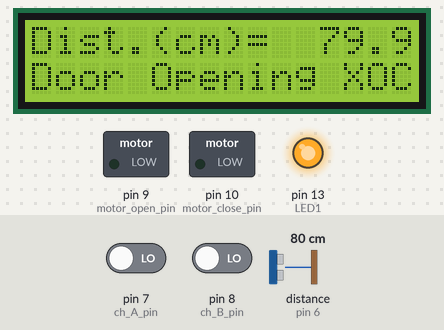
The sketch below on a simulated Arduino Uno, built with avr-gcc and run on an emulated ATmega328P. Parts: 16×2 character LCD, switched loads named in the sketch (green lamp = pin HIGH), output pins drawn as LEDs (lit = HIGH). The inputs (shaded band) are chosen by the test bench; at power-on: distance to the obstacle (sensor on pin 6) 80 cm, pin 7 (ch_A_pin) LOW, pin 8 (ch_B_pin) LOW. The echo pulse lasts 58.3 µs per cm; what the sketch prints to the serial monitor is not drawn.

Above: at 1.2 s.
1.3 s: distance to the obstacle (sensor on pin 6) set to 9 cm
At 2.01 s:
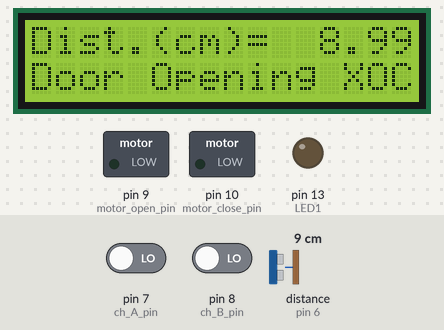
3.2 s: distance to the obstacle (sensor on pin 6) set to 7 cm
At 3.94 s:
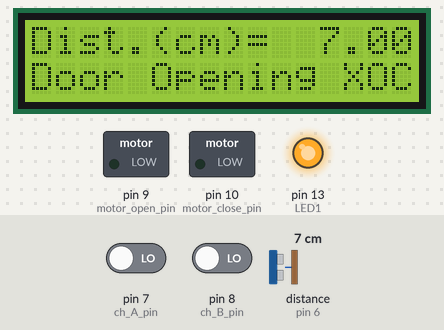
5.1 s: distance to the obstacle (sensor on pin 6) set to 4 cm
At 5.87 s:
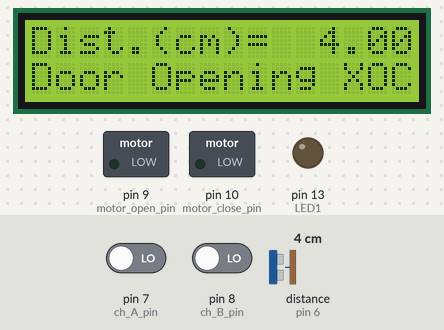
7.0 s: pin 7 (ch_A_pin) driven HIGH and pin 8 (ch_B_pin) driven HIGH
10.0 s: distance to the obstacle (sensor on pin 6) set to 120 cm
At 10.69 s:
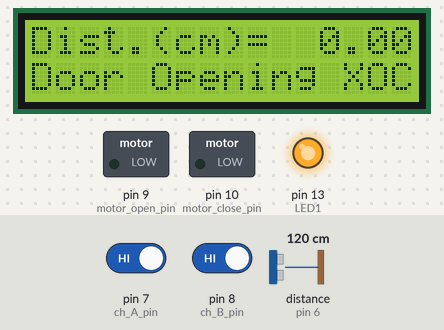
11.9 s: pin 7 (ch_A_pin) driven LOW
Timing chart, 0 to 14.4 s (numbered marks = the images above; inputs shaded):
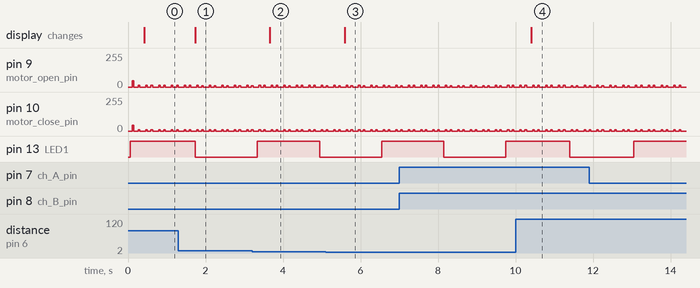

Measured:
- the behaviour switches between 6 and 5 cm on distance to the obstacle (sensor on pin 6) (found by bisection; images 2 and 3)
- after the input at 1.3 s, the display: changes after 0.43 s (image 1)
- after the input at 3.2 s, the display: changes after 0.46 s (image 2)
- after the input at 5.1 s, the display: changes after 0.49 s (image 3)
- after the input at 10.0 s, the display: changes after 0.40 s (image 4)
- by itself, pin 10 (motor_close_pin): repeats every 0.32 s: 0/255 0.15 s, 11/255 0.04 s, 0/255 0.09 s, 11/255 0.04 s

The sketch:

Final_Version_1_rev_006.ino
```cpp
// Michael Calixto
/* Version 1. Here's the testing for
 *  Heartbeat LED
 *  Ultrasonic
 *  LCD Display
 *  Motor
 *  Encoder
 */

// Libraries
  #include <LiquidCrystal.h> // Library for LCD Display
  #include <NewPing.h> // Library for Ultrasonic Sensor

// Input Pins
  // LED Heartbeat
    const int LED1=13;

  // Pins for Ultrasonic
    #define Trigger_Pin 6 // Insert in pin 6
    #define Echo_Pin 6  // Insert in pin 6
    #define Max_Distance 100 // Maximum Distance for Sensor to read

  // Pins for LCD
    LiquidCrystal lcd(12, 11, 5, 4, 3, 2);

  // Pins for Motor
    #define motor_open_pin 9
    #define motor_close_pin 10

  // Encoder
    #define ch_A_pin 7
    #define ch_B_pin 8

  // Timers Statements
    unsigned long int Ultrasonic_timer1;
    unsigned long int LCD_timer2;
    unsigned long int door_control_timer3;
    unsigned long int update_encoder_timer_in_ms_timer4;
    unsigned long int print_timer5;
    unsigned long int Heartbeat_timer6;

  // Door Statement
    int door_state = 0;
    void door_state_0(void);
    void door_state_1(void);
    void door_state_2(void);
    void door_state_3(void);

  // void Statements
    void Heartbeat(void);
    void ultrasonic(void);
    void update_lcd(void);
    void door_control(void);
    void read_encoder(void);
    void timers(void);

  // void Status for Door
    void motor_open_door(void);
    void motor_close_door(void);
    void motor_stop(void);


  // Ultrasonic Sensor Reading Values
    NewPing sonar(Trigger_Pin, Echo_Pin, Max_Distance);
    float duration_sensor, distance, user;

  // Ultrasonic Average Values
    int iterations = 5;

  // Door status
    int is_door_closed(void);
    int is_door_open(void);
    int is_user_detected(void);

  // Encoder readings
    unsigned int encoder_state = 0;
    unsigned long encoder_pulse_duration_in_ms;
    unsigned int motor_position = 0;

// put your setup code here, to run once:
void setup()
{
  // Heartbeat LED
    pinMode(LED1,OUTPUT);

  // Read from Ultrasonic
    Serial.begin(9600);

  // LCD First Line statement
    lcd.begin(16,2);
    lcd.print(distance);

   // Motor Outputs
    pinMode(motor_open_pin,OUTPUT);
    pinMode(motor_close_pin,OUTPUT);

   // Encoder Inputs
    pinMode(ch_A_pin,INPUT);
    pinMode(ch_B_pin,INPUT);
}

// put your main code here, to run repeatedly:
void loop()
{

  ultrasonic();
  update_lcd();
  door_control();
  read_encoder();
  Heartbeat();
  timers();

}
// Program for Ultrasonic
void ultrasonic()
{
  if(Ultrasonic_timer1>=1)
  {
    Ultrasonic_timer1=0;
    duration_sensor = sonar.ping_median(iterations);
    distance = (duration_sensor/2)*0.0343;
    Serial.print("Distance = ");
    user=distance;
    if (distance>=100 || distance <= 5)
    {
      Serial.println("Not In Range");
      is_user_detected == 0;
    }
    else
    {
      Serial.print(distance);
      Serial.println(" cm");
      is_user_detected == 1;
    }
  }
}
// Program for LCD
void update_lcd()
{
  if(LCD_timer2>=2)
  {
    LCD_timer2=0;
     lcd.begin(16,2);

     lcd.print("Dist.(cm)=  ");
     lcd.print(distance);

     // Status for Door
      lcd.setCursor(0,1);
      lcd.print("Door ");

      // Added cases ****
      switch(door_state)
      {
        case 0:// closed
        lcd.setCursor(5,2);
        lcd.print("Closed ");
        break;

        case 1: // opening
        lcd.setCursor(5,2);
        lcd.print("Opening");
        break;

        case 2: // open
        lcd.setCursor(5,2);
        lcd.print("Open   ");
        break;

        case 3: // closing
        lcd.setCursor(5,2);
        lcd.print("Closing");
        break;
      }

      lcd.setCursor(13,1);
      if(is_user_detected() == 1)
        lcd.print("X");
      else
      lcd.print("-");

      lcd.setCursor(14,1);
      if(is_door_open() ==1)
      lcd.print("O");
      else
      lcd.print("-");

      lcd.setCursor(15,1);
      if(is_door_closed() == 1)
      lcd.print("C");
      else
      lcd.print("-");


      /*
      if (is_door_closed == 1)
      {
        lcd.setCursor(8,14);
        lcd.print("C");
      }
      if (is_door_open == 1)
      {
        lcd.setCursor(8,14);
        lcd.print("O");
      }
      if (is_user_detected == 1)
      {
        lcd.setCursor(8,14);
        lcd.print("X");
      }

     */

  }
}

// READ ENCODER
void read_encoder(void)
{
  static int encoder_case;
  int encoder_case_temp = 0;

  if(digitalRead(ch_A_pin))
    encoder_case_temp+=1;
  if(digitalRead(ch_B_pin))
    encoder_case_temp+=2;
  /*
    if(encoder_case != encoder_case_temp)
    {
      Serial.print("case = ");
      Serial.print(encoder_case_temp);
      Serial.print("  position = ");
      Serial.println(motor_position);
    }

*/
  switch(encoder_case)
  {
    case 0:
      if(encoder_case_temp == 2)
        motor_position--;
      if(encoder_case_temp == 1)
        motor_position++;
      break;
    case 1:
      if(encoder_case_temp == 0)
        motor_position--;
      if(encoder_case_temp == 3)
        motor_position++;
      break;
        case 3:
      if(encoder_case_temp == 1)
        motor_position--;
      if(encoder_case_temp == 2)
        motor_position++;
      break;

    case 2:
      if(encoder_case_temp == 3)
        motor_position--;
      if(encoder_case_temp == 0)
        motor_position++;
      break;

  }


  encoder_case = encoder_case_temp;
}

// Question: Is the door closed?
int is_door_closed(void)
{
  // Do this
 motor_close_door();
 return 1;
}
// Question: Is door open?
int is_door_open(void)
{

  // Do This
 motor_open_door();
 return 1;
}
// Question: Is the User Detected?

int is_user_detected (void)
{
  motor_stop();
  return 1;
}


// Door Control
void door_control(void)
{
  switch(door_state)
  {
    case 0:  // close

      motor_stop();
      if(is_user_detected() == 1);
      {

        // go to opening state
          door_state = 1;
          // This is added
          motor_open_door == 1;


      }
      break;

     case 1:  // opening
      motor_open_door();
      if(is_door_open() == 1)
      {

          door_state = 2;
          door_control_timer3 = 0;
      }

      case 2:  // open position
        motor_stop();
        if(door_control_timer3 >= 50)
        {
          door_state =3;
        }
        if(is_user_detected() == 1)
        {
          door_control_timer3 = 0;
        }
       case 3: // closing the door
        motor_close_door();
        if(is_door_closed() == 1)

        {
          door_state = 0;
        }
        if(is_user_detected() ==1);
        {
          door_state = 1;
        }
        break;

        default:
          door_state = 0;

  }

}


// (Void) Door Position
void motor_open_door(void)
{
  digitalWrite(motor_open_pin, HIGH);
  digitalWrite(motor_close_pin, LOW);

}

void motor_close_door(void)
{
  digitalWrite(motor_open_pin, LOW);
  digitalWrite(motor_close_pin, HIGH);
}

void motor_stop(void)
{
  digitalWrite(motor_open_pin, LOW);
  digitalWrite(motor_close_pin, LOW);
}


// LED blinking
void Heartbeat()
{
  if(Heartbeat_timer6<10)
    {
      digitalWrite(LED1,HIGH);
    }
  else
    {
      digitalWrite(LED1,LOW);
        if(Heartbeat_timer6>=20)
          {
              Heartbeat_timer6=0;
          }

    }
}

// Timers
void timers(void)
{
  static unsigned long ms_runtime;
  static unsigned int one_ms_timer;

  if(millis() > ms_runtime)
  {
    ms_runtime++;
    one_ms_timer++;
  }
 else if(ms_runtime > millis())
    ms_runtime = millis();

  if(one_ms_timer > 99) // every 100 ms
  {
    one_ms_timer = 0;
    Ultrasonic_timer1++;
    LCD_timer2++;
    door_control_timer3;
    update_encoder_timer_in_ms_timer4++;
    print_timer5++;
    Heartbeat_timer6++;
  }
}
```
